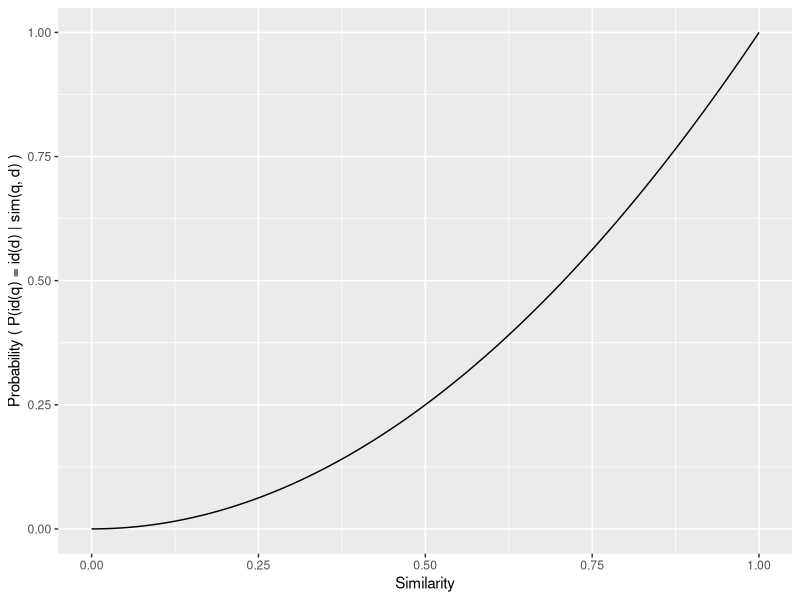

Write the R code that produced this figure.
## ---- chunk 1
knitr::opts_chunk$set(
	echo = FALSE #,
	# message = FALSE,
	# warning = FALSE
)

# load libraries - maybe move these into a central location (use targets?)
# library(bookdown)

library(magrittr)
library(ggplot2)
## ---- chunk 2
tibble::tribble(
  ~sim, ~prob,
  0,    0,
  1,    1
) %>%
  ggplot(aes(x = sim, y = prob)) +
  xlab("Similarity") + ylab("Probability ( P(id(q) = id(d) | sim(q, d) )") +
  geom_function(fun = function(x) x^2)
